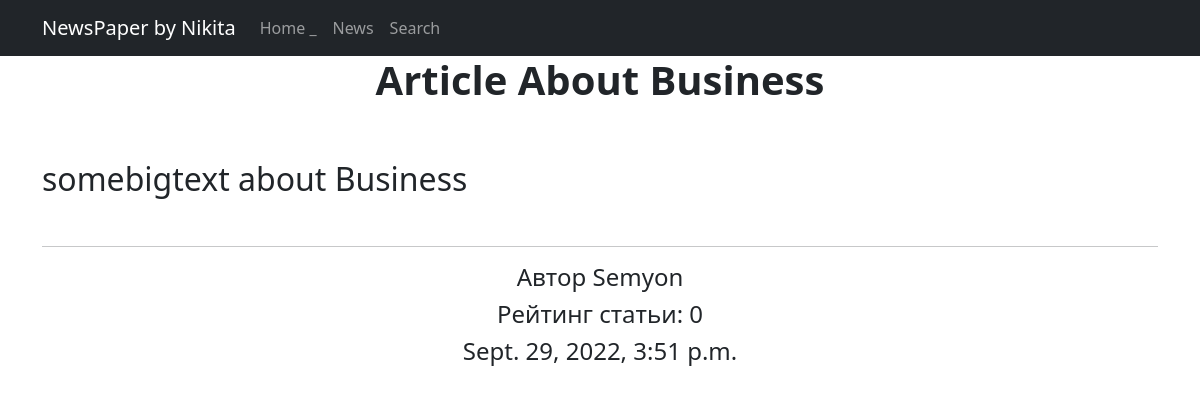
The page /news/2 on the database its author committed.
### newapp/models.py (models this page shows, shortened)
class Post (models.Model):
    author = models.ForeignKey(Author, on_delete=models.CASCADE)
    NEWS = 'NW'
    ARTICLE = 'AR'
    CATEGORY_CHOICES =[
        (NEWS, 'Новость'),
        (ARTICLE, 'Статья'),
    ]
    categoryType = models.CharField(max_length=2, choices=CATEGORY_CHOICES, default=ARTICLE)
    dateCreation = models.DateTimeField(auto_now_add=True)
    postCategory = models.ManyToManyField(Category, through='PostCategory')
    title = models.CharField(max_length=128)
    text = models.TextField()
    rating = models.SmallIntegerField(default=0)
    def __str__(self):
        return f'{self.title.title()}'

class Author (models.Model):
    authorUser = models.OneToOneField(User, on_delete = models.CASCADE)
    ratingAuthor = models.SmallIntegerField(default=0)
    def __str__(self):
     return f'{self.authorUser.username}'

### newapp/views.py (the view)
# urls.py: path('<int:pk>', PostDetail.as_view(), name='post_detail'),
class PostDetail(DetailView):
    model = Post
    template_name = 'post.html'
    context_object_name = 'post'

### newapp/templatetags/custom_filters.py (called while the page is built)
@register.filter()
def censor(value):
    bad_words = ('редиска', 'морковка','картошка')
    if not isinstance(value, str):
        raise TypeError(f"unresolved type '{type(value)}' expected  type 'str'")
    for word in value.split():
        if word.lower() in bad_words:
            value = value.replace(word, f"{word[0]}{'*' * (len(word) - 2)}{word[-1]}")
    return value

### templates/post.html (shortened to what this page needs)
{% extends 'flatpages/default.html' %}
{% load custom_filters %}
{% block content %}
<h1><b>{{ post }}</h1>
<br>
<br>
<h2 align="left">{{ post.text|censor }}</h2>
<br>
<hr>
<h4>Автор {{post.author}}</h4>
<h4>Рейтинг статьи: {{post.rating}}</h4>
<h4>{{post.dateCreation}}</h4>
{% endblock content %}

### rows shown on the page
Post: title "Article About Business", text|censor "somebigtext about Business", author "Semyon", rating "0", dateCreation "Sept. 29, 2022, 3:51 p.m."
